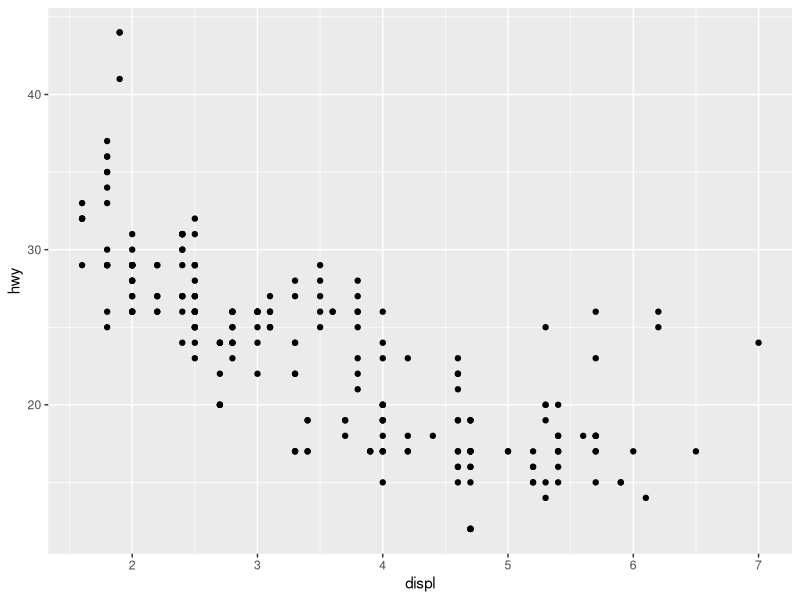
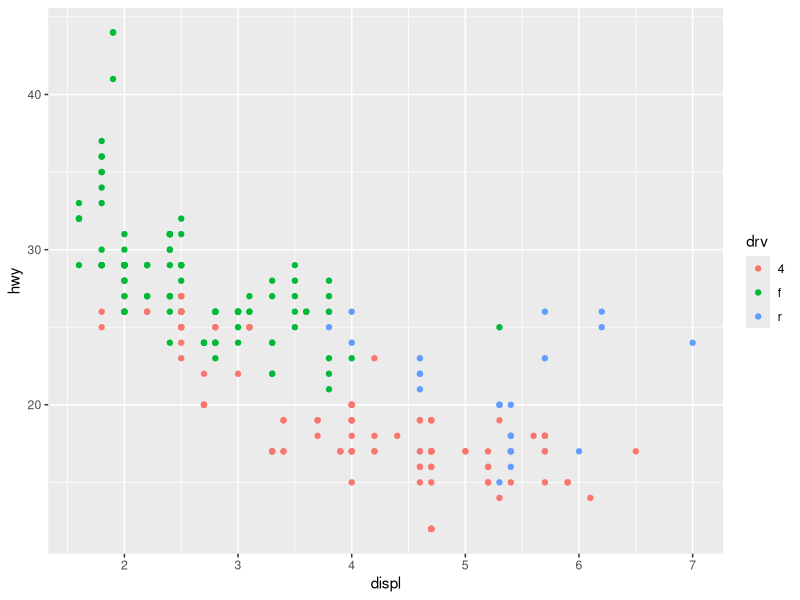
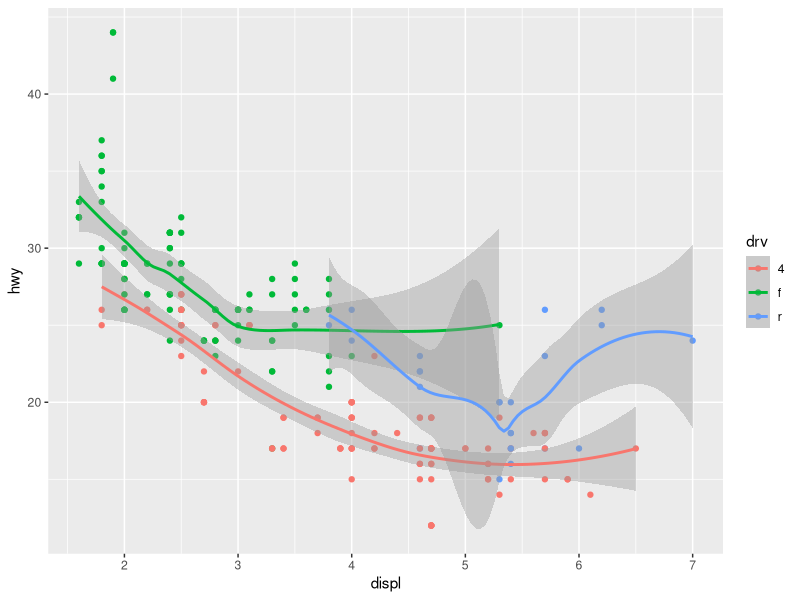
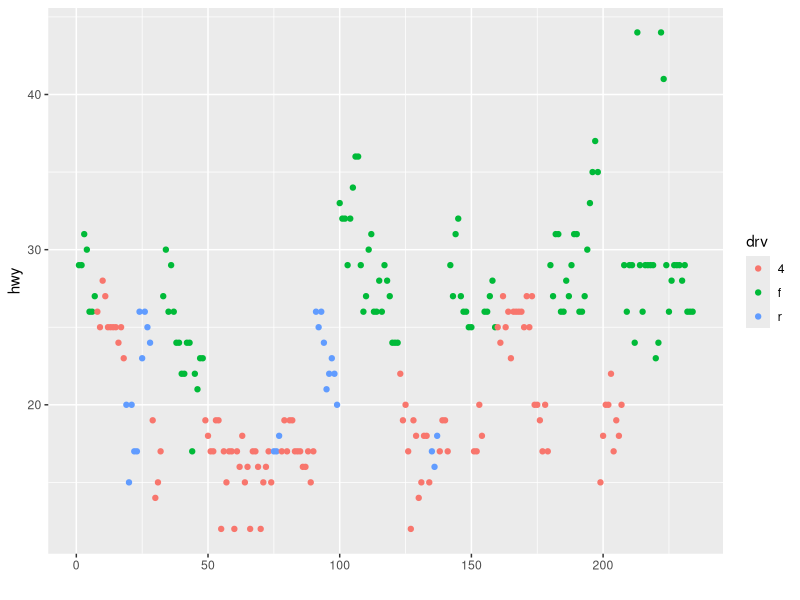
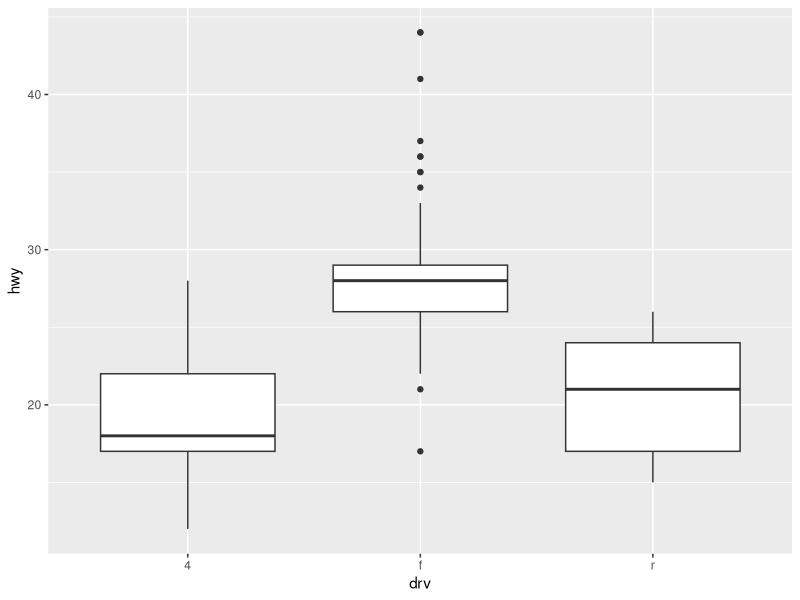
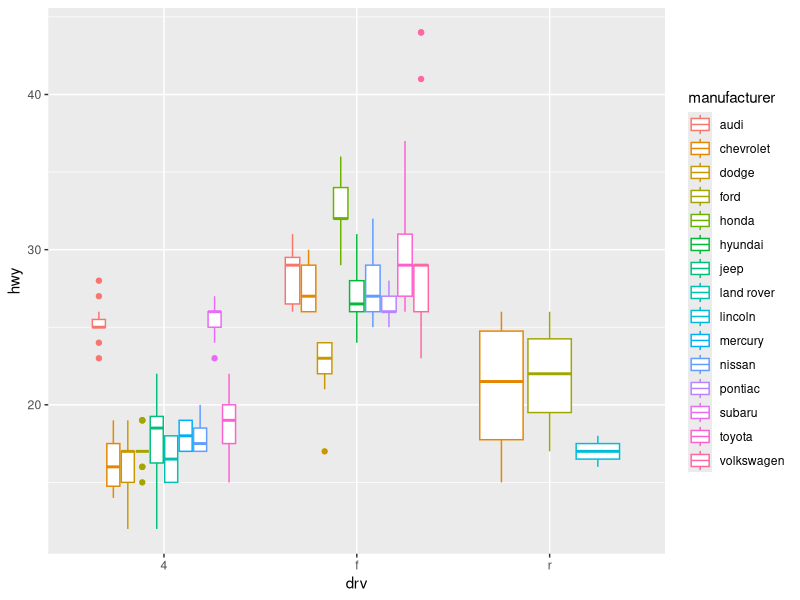
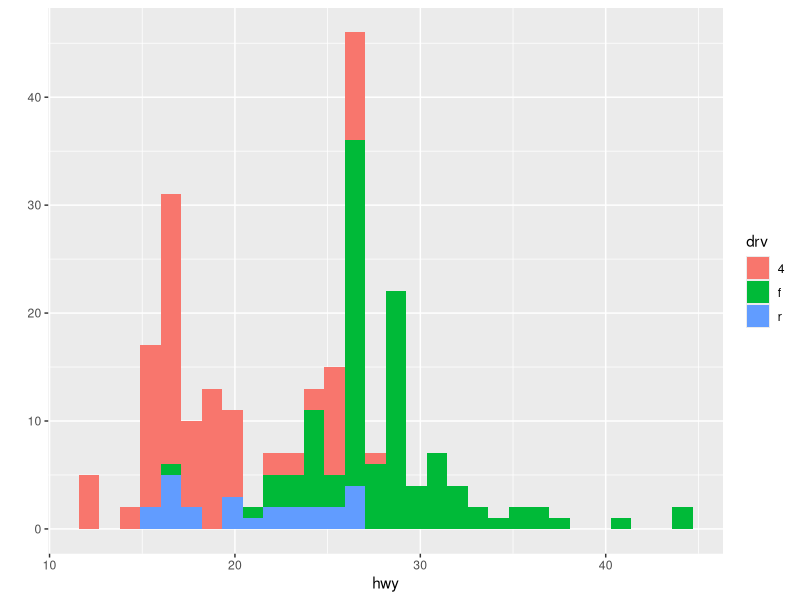
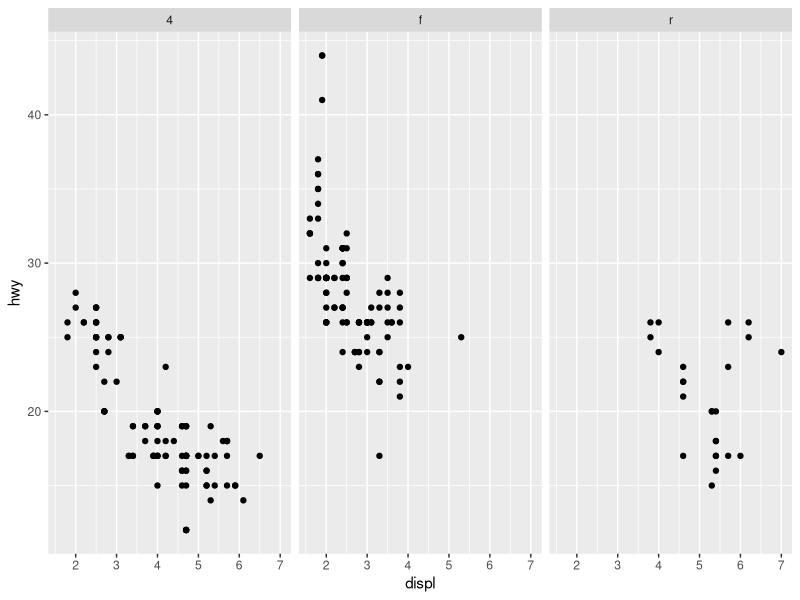

Reproduce these figures in R, in order.
## ---- chunk 1
library(ggplot2)
data("mpg")
## ---- chunk 2
str(mpg)
## ---- chunk 3
qplot(displ, hwy, data = mpg)
## ---- chunk 4
qplot(displ, hwy, data = mpg, color=drv)
## ---- chunk 5
qplot(displ, hwy, data = mpg, color=drv, geom=c("point", "smooth"))
## ---- chunk 6
qplot(y=hwy, data = mpg, color=drv)
## ---- chunk 7
qplot(drv, hwy, data=mpg, geom = "boxplot")
## ---- chunk 8
qplot(drv, hwy, data=mpg, geom = "boxplot", color=manufacturer)
## ---- chunk 9
qplot(hwy, data = mpg, fill=drv)
## ---- chunk 10
qplot(displ, hwy, data=mpg, facets= .~drv)
## ---- chunk 11
qplot(hwy, data=mpg, facets = drv~., binwidth=2)
